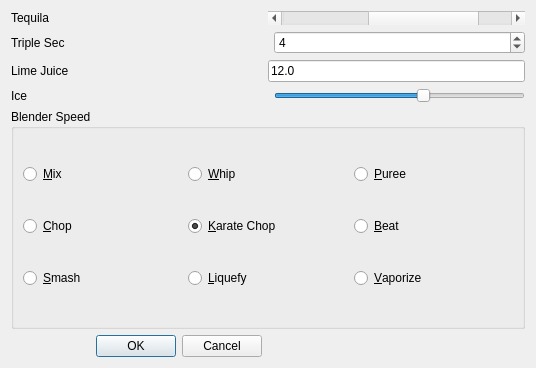
<?xml version="1.0" encoding="UTF-8"?>
<ui version="4.0">
 <author>John McGehee, http://www.voom.net</author>
 <comment>
   Copyright 2011 Voom, Inc.

   This file is part of the Voom PyQt QTest Example.
   See http://www.voom.net/pyqt-qtest-example/ for documentation.
  
   PyQt QTest Example is free software: you can redistribute it and/or modify
   it under the terms of the GNU General Public License as published by
   the Free Software Foundation, either version 3 of the License, or
   (at your option) any later version.
  
   PyQt QTest Example is distributed in the hope that it will be useful,
   but WITHOUT ANY WARRANTY; without even the implied warranty of
   MERCHANTABILITY or FITNESS FOR A PARTICULAR PURPOSE.  See the
   GNU General Public License for more details.
  
   You should have received a copy of the GNU General Public License
   along with PyQt QTest Example.  If not, see http://www.gnu.org/licenses/.
 </comment>
 <class>MargaritaMixer</class>
 <widget class="QDialog" name="MargaritaMixer">
  <property name="geometry">
   <rect>
    <x>0</x>
    <y>0</y>
    <width>536</width>
    <height>368</height>
   </rect>
  </property>
  <property name="windowTitle">
   <string>Margarita Mixer</string>
  </property>
  <layout class="QGridLayout" name="gridLayout">
   <item row="0" column="0">
    <widget class="QLabel" name="label">
     <property name="text">
      <string>Tequila</string>
     </property>
    </widget>
   </item>
   <item row="1" column="0">
    <widget class="QLabel" name="label_2">
     <property name="text">
      <string>Triple Sec</string>
     </property>
    </widget>
   </item>
   <item row="1" column="2">
    <widget class="QSpinBox" name="tripleSecSpinBox">
     <property name="toolTip">
      <string>Jiggers of triple sec</string>
     </property>
     <property name="maximum">
      <number>11</number>
     </property>
     <property name="value">
      <number>4</number>
     </property>
    </widget>
   </item>
   <item row="2" column="0">
    <widget class="QLabel" name="label_3">
     <property name="text">
      <string>Lime Juice</string>
     </property>
    </widget>
   </item>
   <item row="2" column="1" colspan="2">
    <widget class="QLineEdit" name="limeJuiceLineEdit">
     <property name="toolTip">
      <string>Jiggers of lime juice</string>
     </property>
     <property name="text">
      <string>12.0</string>
     </property>
    </widget>
   </item>
   <item row="3" column="0">
    <widget class="QLabel" name="label_4">
     <property name="text">
      <string>Ice</string>
     </property>
    </widget>
   </item>
   <item row="3" column="2">
    <widget class="QSlider" name="iceHorizontalSlider">
     <property name="toolTip">
      <string>Chunks of ice</string>
     </property>
     <property name="minimum">
      <number>0</number>
     </property>
     <property name="maximum">
      <number>20</number>
     </property>
     <property name="value">
      <number>12</number>
     </property>
     <property name="orientation">
      <enum>Qt::Horizontal</enum>
     </property>
    </widget>
   </item>
   <item row="5" column="0">
    <widget class="QDialogButtonBox" name="buttonBox">
     <property name="toolTip">
      <string>Press OK to make the drinks</string>
     </property>
     <property name="orientation">
      <enum>Qt::Horizontal</enum>
     </property>
     <property name="standardButtons">
      <set>QDialogButtonBox::Cancel|QDialogButtonBox::Ok</set>
     </property>
    </widget>
   </item>
   <item row="0" column="1" colspan="2">
    <widget class="QScrollBar" name="tequilaScrollBar">
     <property name="enabled">
      <bool>true</bool>
     </property>
     <property name="toolTip">
      <string>Jiggers of tequila</string>
     </property>
     <property name="maximum">
      <number>11</number>
     </property>
     <property name="value">
      <number>8</number>
     </property>
     <property name="sliderPosition">
      <number>8</number>
     </property>
     <property name="orientation">
      <enum>Qt::Horizontal</enum>
     </property>
    </widget>
   </item>
   <item row="4" column="0" colspan="3">
    <widget class="QGroupBox" name="groupBox">
     <property name="toolTip">
      <string>Speed of the blender</string>
     </property>
     <property name="title">
      <string>Blender Speed</string>
     </property>
     <layout class="QGridLayout" name="gridLayout_2">
      <item row="0" column="0">
       <widget class="QRadioButton" name="speedButton1">
        <property name="text">
         <string>&amp;Mix</string>
        </property>
        <attribute name="buttonGroup">
         <string>speedButtonGroup</string>
        </attribute>
       </widget>
      </item>
      <item row="0" column="2">
       <widget class="QRadioButton" name="speedButton3">
        <property name="text">
         <string>&amp;Puree</string>
        </property>
        <attribute name="buttonGroup">
         <string>speedButtonGroup</string>
        </attribute>
       </widget>
      </item>
      <item row="1" column="0">
       <widget class="QRadioButton" name="speedButton4">
        <property name="text">
         <string>&amp;Chop</string>
        </property>
        <attribute name="buttonGroup">
         <string>speedButtonGroup</string>
        </attribute>
       </widget>
      </item>
      <item row="1" column="1">
       <widget class="QRadioButton" name="speedButton5">
        <property name="text">
         <string>&amp;Karate Chop</string>
        </property>
        <property name="checked">
         <bool>true</bool>
        </property>
        <attribute name="buttonGroup">
         <string>speedButtonGroup</string>
        </attribute>
       </widget>
      </item>
      <item row="1" column="2">
       <widget class="QRadioButton" name="speedButton6">
        <property name="text">
         <string>&amp;Beat</string>
        </property>
        <attribute name="buttonGroup">
         <string>speedButtonGroup</string>
        </attribute>
       </widget>
      </item>
      <item row="3" column="2">
       <widget class="QRadioButton" name="speedButton9">
        <property name="text">
         <string>&amp;Vaporize</string>
        </property>
        <attribute name="buttonGroup">
         <string>speedButtonGroup</string>
        </attribute>
       </widget>
      </item>
      <item row="3" column="1">
       <widget class="QRadioButton" name="speedButton8">
        <property name="text">
         <string>&amp;Liquefy</string>
        </property>
        <attribute name="buttonGroup">
         <string>speedButtonGroup</string>
        </attribute>
       </widget>
      </item>
      <item row="3" column="0">
       <widget class="QRadioButton" name="speedButton7">
        <property name="text">
         <string>&amp;Smash</string>
        </property>
        <attribute name="buttonGroup">
         <string>speedButtonGroup</string>
        </attribute>
       </widget>
      </item>
      <item row="0" column="1">
       <widget class="QRadioButton" name="speedButton2">
        <property name="text">
         <string>&amp;Whip</string>
        </property>
        <attribute name="buttonGroup">
         <string>speedButtonGroup</string>
        </attribute>
       </widget>
      </item>
     </layout>
    </widget>
   </item>
  </layout>
 </widget>
 <tabstops>
  <tabstop>buttonBox</tabstop>
  <tabstop>tripleSecSpinBox</tabstop>
  <tabstop>limeJuiceLineEdit</tabstop>
  <tabstop>iceHorizontalSlider</tabstop>
  <tabstop>speedButton1</tabstop>
  <tabstop>speedButton2</tabstop>
  <tabstop>speedButton3</tabstop>
 </tabstops>
 <resources/>
 <connections>
  <connection>
   <sender>buttonBox</sender>
   <signal>accepted()</signal>
   <receiver>MargaritaMixer</receiver>
   <slot>accept()</slot>
   <hints>
    <hint type="sourcelabel">
     <x>248</x>
     <y>254</y>
    </hint>
    <hint type="destinationlabel">
     <x>157</x>
     <y>274</y>
    </hint>
   </hints>
  </connection>
  <connection>
   <sender>buttonBox</sender>
   <signal>rejected()</signal>
   <receiver>MargaritaMixer</receiver>
   <slot>reject()</slot>
   <hints>
    <hint type="sourcelabel">
     <x>316</x>
     <y>260</y>
    </hint>
    <hint type="destinationlabel">
     <x>286</x>
     <y>274</y>
    </hint>
   </hints>
  </connection>
 </connections>
 <buttongroups>
  <buttongroup name="speedButtonGroup"/>
 </buttongroups>
</ui>
